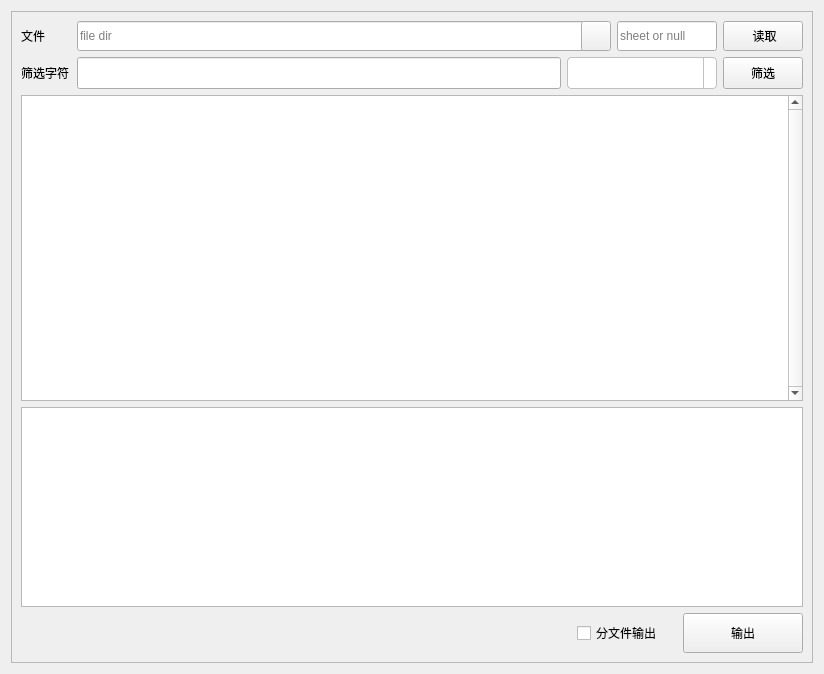
<?xml version="1.0" encoding="UTF-8"?>
<ui version="4.0">
 <class>excel_filter_form</class>
 <widget class="QWidget" name="excel_filter_form">
  <property name="geometry">
   <rect>
    <x>0</x>
    <y>0</y>
    <width>824</width>
    <height>674</height>
   </rect>
  </property>
  <property name="windowTitle">
   <string>Form</string>
  </property>
  <layout class="QGridLayout" name="gridLayout">
   <item row="0" column="0">
    <widget class="QFrame" name="frame">
     <property name="minimumSize">
      <size>
       <width>800</width>
       <height>650</height>
      </size>
     </property>
     <property name="frameShape">
      <enum>QFrame::StyledPanel</enum>
     </property>
     <property name="frameShadow">
      <enum>QFrame::Raised</enum>
     </property>
     <layout class="QVBoxLayout" name="verticalLayout">
      <item>
       <layout class="QHBoxLayout" name="horizontalLayout_4">
        <item>
         <widget class="QLabel" name="file_label">
          <property name="minimumSize">
           <size>
            <width>50</width>
            <height>0</height>
           </size>
          </property>
          <property name="text">
           <string>文件</string>
          </property>
         </widget>
        </item>
        <item>
         <layout class="QHBoxLayout" name="horizontalLayout">
          <item>
           <widget class="QLineEdit" name="file_lineEdit">
            <property name="minimumSize">
             <size>
              <width>520</width>
              <height>30</height>
             </size>
            </property>
            <property name="maximumSize">
             <size>
              <width>16777215</width>
              <height>50</height>
             </size>
            </property>
            <property name="placeholderText">
             <string>file dir</string>
            </property>
           </widget>
          </item>
          <item>
           <widget class="QPushButton" name="slt_file_btn">
            <property name="minimumSize">
             <size>
              <width>30</width>
              <height>30</height>
             </size>
            </property>
            <property name="maximumSize">
             <size>
              <width>50</width>
              <height>50</height>
             </size>
            </property>
            <property name="text">
             <string/>
            </property>
           </widget>
          </item>
         </layout>
        </item>
        <item>
         <widget class="QLineEdit" name="sheet_lineEdit">
          <property name="minimumSize">
           <size>
            <width>100</width>
            <height>30</height>
           </size>
          </property>
          <property name="maximumSize">
           <size>
            <width>200</width>
            <height>60</height>
           </size>
          </property>
          <property name="placeholderText">
           <string>sheet or null</string>
          </property>
         </widget>
        </item>
        <item>
         <widget class="QPushButton" name="file_read_pbtn">
          <property name="minimumSize">
           <size>
            <width>80</width>
            <height>30</height>
           </size>
          </property>
          <property name="maximumSize">
           <size>
            <width>160</width>
            <height>60</height>
           </size>
          </property>
          <property name="text">
           <string> 读取</string>
          </property>
         </widget>
        </item>
       </layout>
      </item>
      <item>
       <layout class="QHBoxLayout" name="horizontalLayout_2">
        <item>
         <widget class="QLabel" name="filter_label">
          <property name="minimumSize">
           <size>
            <width>50</width>
            <height>0</height>
           </size>
          </property>
          <property name="maximumSize">
           <size>
            <width>16777215</width>
            <height>24</height>
           </size>
          </property>
          <property name="text">
           <string>筛选字符</string>
          </property>
         </widget>
        </item>
        <item>
         <widget class="QLineEdit" name="filter_lineEdit">
          <property name="minimumSize">
           <size>
            <width>400</width>
            <height>30</height>
           </size>
          </property>
          <property name="maximumSize">
           <size>
            <width>16777215</width>
            <height>50</height>
           </size>
          </property>
          <property name="placeholderText">
           <string/>
          </property>
         </widget>
        </item>
        <item>
         <widget class="QComboBox" name="filter_type_comboBox">
          <property name="minimumSize">
           <size>
            <width>150</width>
            <height>32</height>
           </size>
          </property>
          <property name="styleSheet">
           <string notr="true">QComboBox {
        border: 1px solid #c0c0c0;
        border-radius: 4px;
        padding: 3px 18px 3px 8px;
        background: white;
        selection-background-color: #0078d7;
    }
QComboBox::drop-down {
       	subcontrol-origin: padding;
    		subcontrol-position: top right;
    		width: 12px;
    		border-left: 1px solid #c0c0c0;
}
QComboBox::down-arrow {
        image: url(res/img/combobox_on.svg);  
}
/* 下拉列表样式 */
QComboBox QAbstractItemView {
    border: 1px solid #c0c0c0;
    background: white;
    selection-background-color: #0078d7;  /* 选中项背景色 */
    selection-color: white;  /* 选中项文字颜色 */
    outline: 0;  /* 移除焦点虚线框 */
    min-width: 150px;  /* 最小宽度 */
}

/* 下拉列表中的项 */
QComboBox QAbstractItemView::item {
    padding: 4px 8px;
    height: 20px;
}

/* 下拉列表中的项 - 悬停状态 */
QComboBox QAbstractItemView::item:hover {
    background-color: #e0e0e0;
}</string>
          </property>
         </widget>
        </item>
        <item>
         <widget class="QPushButton" name="filter_pbtn">
          <property name="minimumSize">
           <size>
            <width>80</width>
            <height>30</height>
           </size>
          </property>
          <property name="maximumSize">
           <size>
            <width>80</width>
            <height>60</height>
           </size>
          </property>
          <property name="text">
           <string>筛选</string>
          </property>
         </widget>
        </item>
       </layout>
      </item>
      <item>
       <widget class="QTableWidget" name="input_tableWidget">
        <property name="verticalScrollBarPolicy">
         <enum>Qt::ScrollBarAlwaysOn</enum>
        </property>
        <property name="horizontalScrollBarPolicy">
         <enum>Qt::ScrollBarAsNeeded</enum>
        </property>
        <property name="sizeAdjustPolicy">
         <enum>QAbstractScrollArea::AdjustToContents</enum>
        </property>
       </widget>
      </item>
      <item>
       <widget class="QTextBrowser" name="out_textb">
        <property name="minimumSize">
         <size>
          <width>770</width>
          <height>100</height>
         </size>
        </property>
        <property name="maximumSize">
         <size>
          <width>16777215</width>
          <height>200</height>
         </size>
        </property>
       </widget>
      </item>
      <item>
       <layout class="QHBoxLayout" name="horizontalLayout_3">
        <item>
         <spacer name="horizontalSpacer">
          <property name="orientation">
           <enum>Qt::Horizontal</enum>
          </property>
          <property name="sizeHint" stdset="0">
           <size>
            <width>40</width>
            <height>20</height>
           </size>
          </property>
         </spacer>
        </item>
        <item>
         <widget class="QCheckBox" name="checkBox">
          <property name="minimumSize">
           <size>
            <width>100</width>
            <height>40</height>
           </size>
          </property>
          <property name="maximumSize">
           <size>
            <width>150</width>
            <height>40</height>
           </size>
          </property>
          <property name="text">
           <string>分文件输出</string>
          </property>
         </widget>
        </item>
        <item>
         <widget class="QPushButton" name="output_pushButton">
          <property name="minimumSize">
           <size>
            <width>120</width>
            <height>40</height>
           </size>
          </property>
          <property name="maximumSize">
           <size>
            <width>120</width>
            <height>40</height>
           </size>
          </property>
          <property name="text">
           <string>输出</string>
          </property>
         </widget>
        </item>
       </layout>
      </item>
     </layout>
    </widget>
   </item>
  </layout>
 </widget>
 <resources/>
 <connections/>
</ui>
